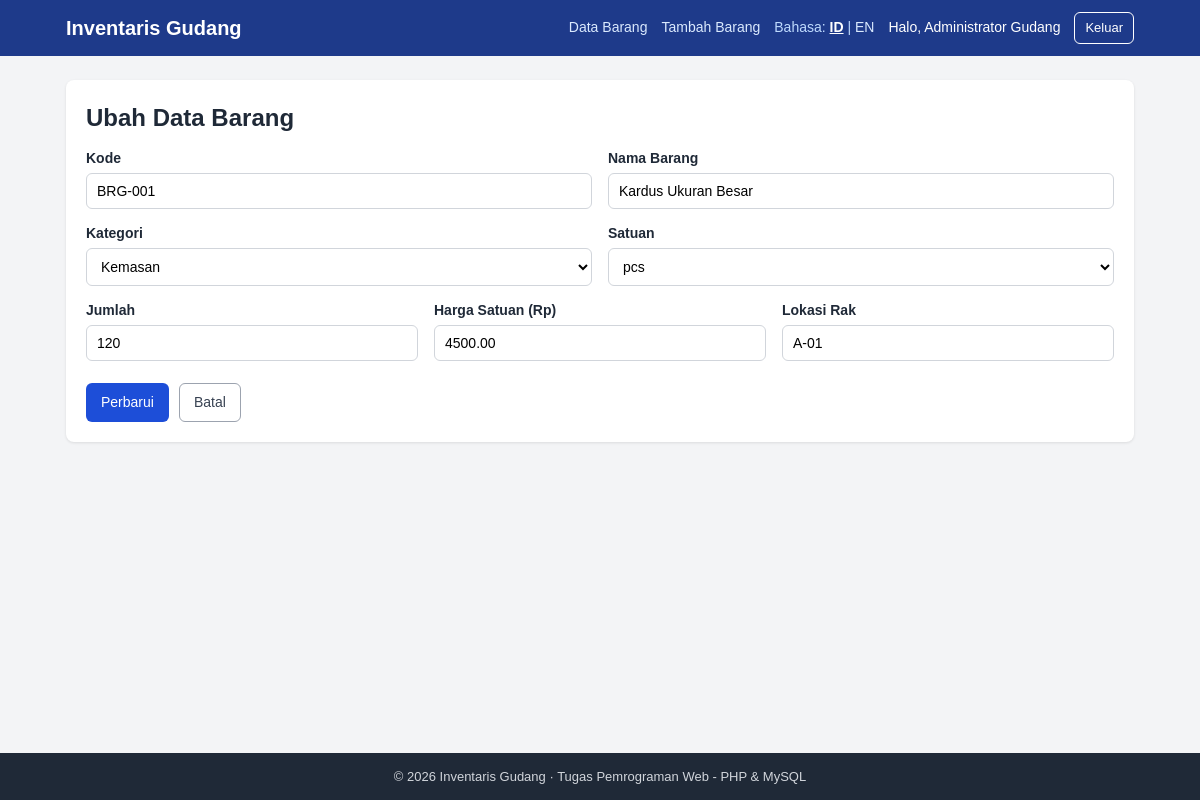
The app's page /edit.php?id=1 (signed in) with its own data.
### tables this page shows
CREATE TABLE barang (
                        id INT UNSIGNED AUTO_INCREMENT PRIMARY KEY,
                        kode_barang VARCHAR(20) NOT NULL UNIQUE,
                        nama_barang VARCHAR(100) NOT NULL,
                        kategori VARCHAR(30) NOT NULL,
                        jumlah INT UNSIGNED NOT NULL DEFAULT 0,
                        satuan VARCHAR(20) NOT NULL,
                        harga DECIMAL(15,2) NOT NULL DEFAULT 0,
                        lokasi_rak VARCHAR(30) DEFAULT NULL,
                        created_at TIMESTAMP DEFAULT CURRENT_TIMESTAMP,
                        updated_at TIMESTAMP DEFAULT CURRENT_TIMESTAMP ON UPDATE CURRENT_TIMESTAMP
);

### includes/lang.php (called while the page is built, shortened)
<?php
function t(string $key): string
{
    return $GLOBALS['LANG_DATA'][$key] ?? $key;
}

### includes/helpers.php (called while the page is built, shortened)
<?php
function e($value): string
{
    return htmlspecialchars((string) $value, ENT_QUOTES, 'UTF-8');
}

### includes/form_barang.php (the view, shortened to what this page needs)
<div class="form-row">
    <div class="form-group">
        <label for="kode_barang"><?= e(t('col_code')) ?></label>
        <input type="text" id="kode_barang" name="kode_barang" maxlength="20"
               value="<?= e($data['kode_barang']) ?>" placeholder="BRG-006">
    </div>
    <div class="form-group">
        <label for="nama_barang"><?= e(t('col_name')) ?></label>
        <input type="text" id="nama_barang" name="nama_barang" maxlength="100"
               value="<?= e($data['nama_barang']) ?>">
    </div>
</div>
<div class="form-row">
    <div class="form-group">
        <label for="kategori"><?= e(t('col_category')) ?></label>
        <select id="kategori" name="kategori">
            <?php foreach (KATEGORI_LIST as $kat): ?>
                <option value="<?= e($kat) ?>" <?= $data['kategori'] === $kat ? 'selected' : '' ?>>
                    <?= e(t('cat_' . $kat)) ?>
                </option>
            <?php endforeach; ?>
        </select>
    </div>
    <div class="form-group">
        <label for="satuan"><?= e(t('col_unit')) ?></label>
        <select id="satuan" name="satuan">
            <?php foreach (SATUAN_LIST as $sat): ?>
                <option value="<?= e($sat) ?>" <?= $data['satuan'] === $sat ? 'selected' : '' ?>>
                    <?= e($sat) ?>
                </option>
            <?php endforeach; ?>
        </select>
    </div>
</div>
<div class="form-row">
    <div class="form-group">
        <label for="jumlah"><?= e(t('col_qty')) ?></label>
        <input type="number" id="jumlah" name="jumlah" min="0" step="1"
               value="<?= e($data['jumlah']) ?>">
    </div>
    <div class="form-group">
        <label for="harga"><?= e(t('col_price')) ?> (Rp)</label>
        <input type="number" id="harga" name="harga" min="0" step="0.01"
               value="<?= e($data['harga']) ?>">
    </div>
    <div class="form-group">
        <label for="lokasi_rak"><?= e(t('col_location')) ?></label>
        <input type="text" id="lokasi_rak" name="lokasi_rak" maxlength="30"
               value="<?= e($data['lokasi_rak']) ?>" placeholder="A-01">
    </div>
</div>
<div class="form-actions">
    <button type="submit" class="btn btn-primary"><?= e(t($submitLabel)) ?></button>
    <a href="index.php" class="btn btn-outline"><?= e(t('btn_cancel')) ?></a>
</div>

### assets/css/style.css (style rules this page uses)
* { box-sizing: border-box; margin: 0; padding: 0; }
body { font-family: Arial, Helvetica, sans-serif; background: #f3f4f6; color: #1f2937; line-height: 1.5; min-height: 100vh; display: flex; flex-direction: column; }
a { color: #1d4ed8; text-decoration: none; }
.btn { display: inline-block; padding: 8px 14px; border: 1px solid transparent; border-radius: 6px; font-size: 14px; cursor: pointer; text-align: center; }
.btn-primary { background: #1d4ed8; color: #fff; }
.btn-outline { background: transparent; border-color: #9ca3af; color: #374151; }
.form-row { display: flex; gap: 16px; flex-wrap: wrap; }
.form-group { flex: 1; min-width: 200px; margin-bottom: 14px; }
.form-group label { display: block; font-weight: bold; margin-bottom: 4px; font-size: 14px; }
.form-group input, .form-group select { width: 100%; padding: 9px 10px; border: 1px solid #d1d5db; border-radius: 6px; font-size: 14px; background: #fff; }
.form-actions { display: flex; gap: 10px; margin-top: 8px; }

### records on screen
barang: kode_barang "BRG-001", nama_barang "Kardus Ukuran Besar", kategori "Kemasan", jumlah "120", harga "4500.00", lokasi_rak "A-01"

### other values on screen
t('app_name') "Inventaris Gudang"
t('nav_items') "Data Barang"
t('nav_add') "Tambah Barang"
t('language') "Bahasa"
t('welcome') "Halo"
$_SESSION['nama'] "Administrator Gudang"
t('nav_logout') "Keluar"
t('title_edit') "Ubah Data Barang"
t('col_code') "Kode"
t('col_name') "Nama Barang"
t('col_category') "Kategori"
t('col_unit') "Satuan"
t('col_qty') "Jumlah"
t('col_price') "Harga Satuan"
t('col_location') "Lokasi Rak"
